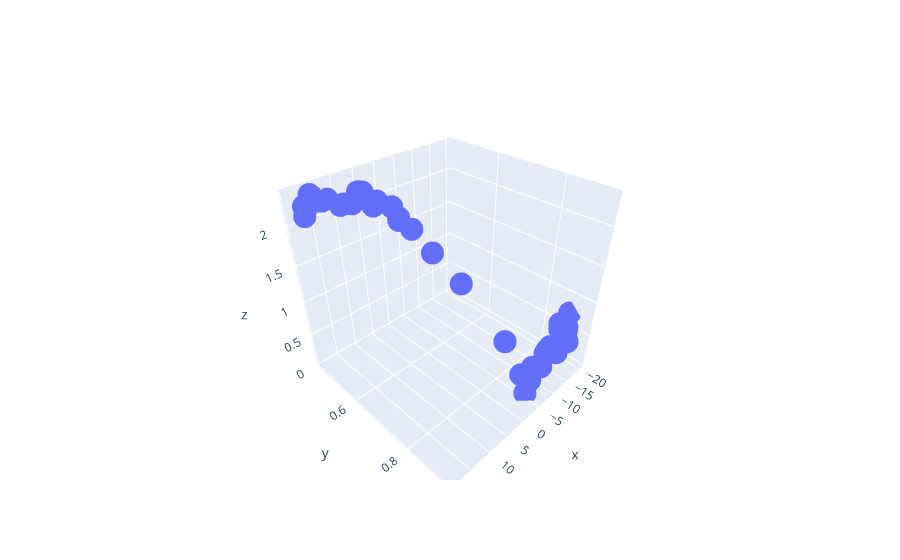
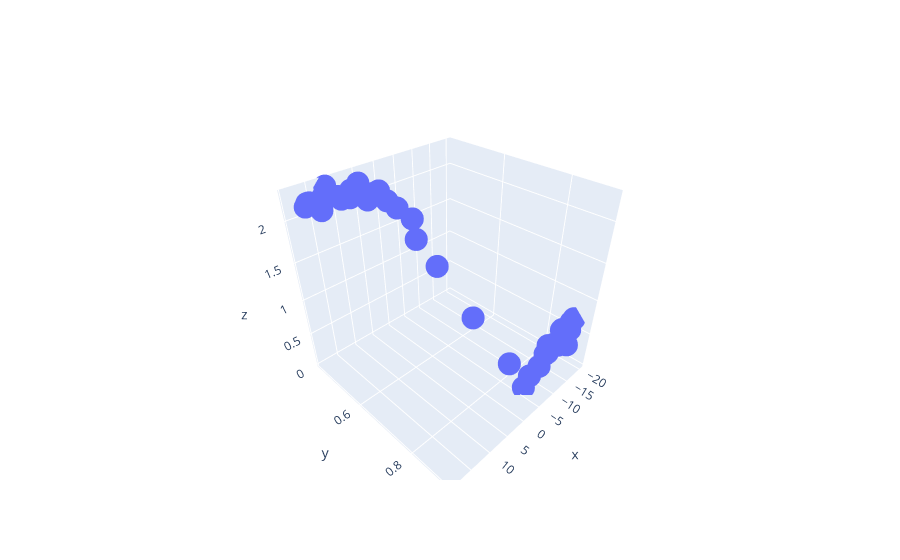
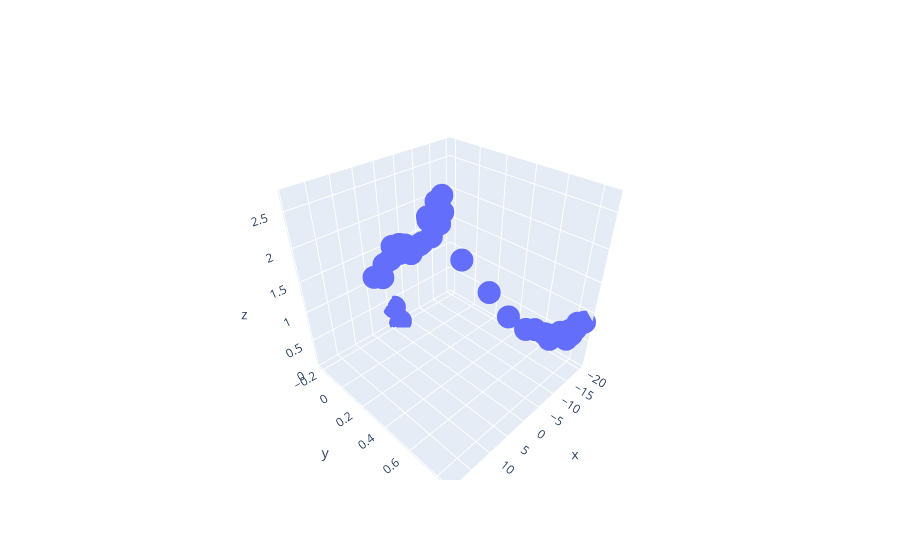
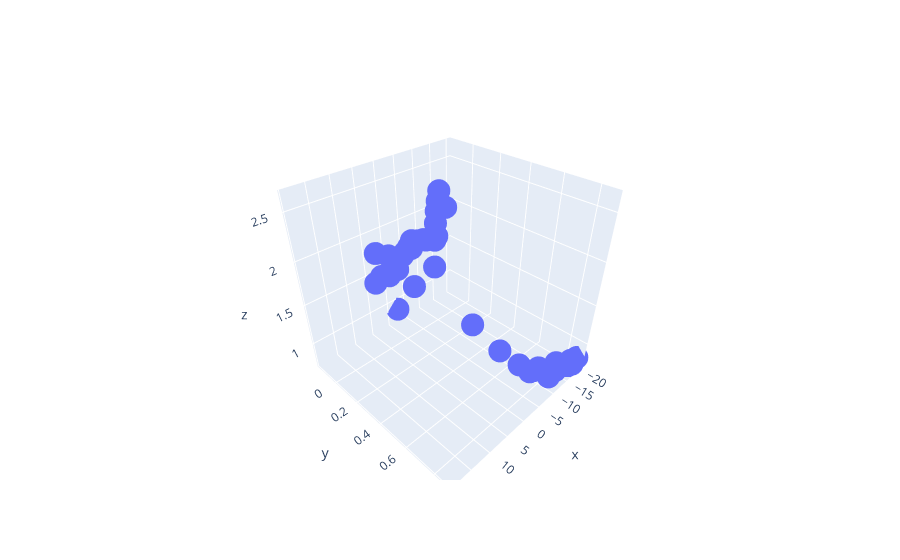

The code cell stored with these charts, in order, in its notebook:
### Code cell
for i in range(17):
    print("Graph For: ",data_name[i])
    fig = go.Figure(data=[go.Scatter3d(x=x, y=y[i], z=z[i],
                                   mode='markers')]);
    fig.show()
